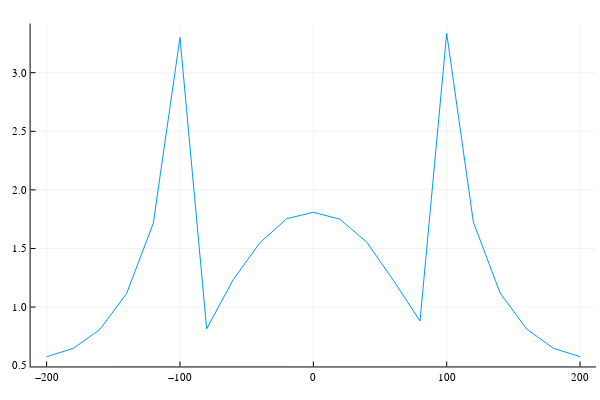

Notebook code for this chart:
### Code cell
plot(xA,imagenE[11,:],label="")

### Figure 1 — Plotly figure (JSON) as saved in the notebook; plotly's stock layout.template omitted (floating-point values rounded to 4 significant figures)
{"data": [{"colorbar": {"len": 0.9525, "title": {"text": ""}, "x": 0.9934, "y": 0.5139}, "legendgroup": "", "line": {"color": "rgba(0, 154, 250, 1.000)", "dash": "solid", "shape": "linear", "width": 1}, "mode": "lines", "name": "", "showlegend": false, "type": "scatter", "x": [-200, -180, -160, -140, -120, -100, -80, -60, -40, -20, 0, 20, 40, 60, 80, 100, 120, 140, 160, 180, 200], "xaxis": "x", "y": [0.5756, 0.6468, 0.8094, 1.116, 1.715, 3.3, 0.8142, 1.235, 1.55, 1.754, 1.809, 1.749, 1.554, 1.228, 0.8812, 3.337, 1.725, 1.121, 0.8119, 0.648, 0.576], "yaxis": "y"}], "layout": {"annotations": [], "height": 400, "legend": {"bgcolor": "rgba(255, 255, 255, 1.000)", "bordercolor": "rgba(0, 0, 0, 1)", "borderwidth": 1, "font": {"color": "rgba(0, 0, 0, 1)", "family": "sans-serif", "size": 11}, "title": {"font": {"color": "rgba(0, 0, 0, 1)", "family": "sans-serif", "size": 15}, "text": ""}, "tracegroupgap": 0, "traceorder": "normal", "x": 1, "xanchor": "auto", "y": 1, "yanchor": "auto"}, "margin": {"b": 20, "l": 0, "r": 0, "t": 20}, "paper_bgcolor": "rgba(255, 255, 255, 1.000)", "plot_bgcolor": "rgba(255, 255, 255, 1.000)", "showlegend": true, "width": 600, "xaxis": {"anchor": "y", "domain": [0.05101, 0.9934], "gridcolor": "rgba(0, 0, 0, 0.1)", "gridwidth": 0.5, "linecolor": "rgba(0, 0, 0, 1)", "mirror": false, "range": [-212, 212], "showgrid": true, "showline": true, "showticklabels": true, "tickangle": 0, "tickcolor": "rgb(0, 0, 0)", "tickfont": {"color": "rgba(0, 0, 0, 1)", "family": "sans-serif", "size": 11}, "tickmode": "array", "ticks": "inside", "ticktext": ["−200", "−100", "0", "100", "200"], "tickvals": [-200, -100, 0, 100, 200], "title": {"font": {"color": "rgba(0, 0, 0, 1)", "family": "sans-serif", "size": 15}, "text": ""}, "type": "linear", "visible": true, "zeroline": false, "zerolinecolor": "rgba(0, 0, 0, 1)"}, "yaxis": {"anchor": "x", "domain": [0.03762, 0.9902], "gridcolor": "rgba(0, 0, 0, 0.1)", "gridwidth": 0.5, "linecolor": "rgba(0, 0, 0, 1)", "mirror": false, "range": [0.4928, 3.42], "showgrid": true, "showline": true, "showticklabels": true, "tickangle": 0, "tickcolor": "rgb(0, 0, 0)", "tickfont": {"color": "rgba(0, 0, 0, 1)", "family": "sans-serif", "size": 11}, "tickmode": "array", "ticks": "inside", "ticktext": ["0.5", "1.0", "1.5", "2.0", "2.5", "3.0"], "tickvals": [0.5, 1, 1.5, 2, 2.5, 3], "title": {"font": {"color": "rgba(0, 0, 0, 1)", "family": "sans-serif", "size": 15}, "text": ""}, "type": "linear", "visible": true, "zeroline": false, "zerolinecolor": "rgba(0, 0, 0, 1)"}}}
